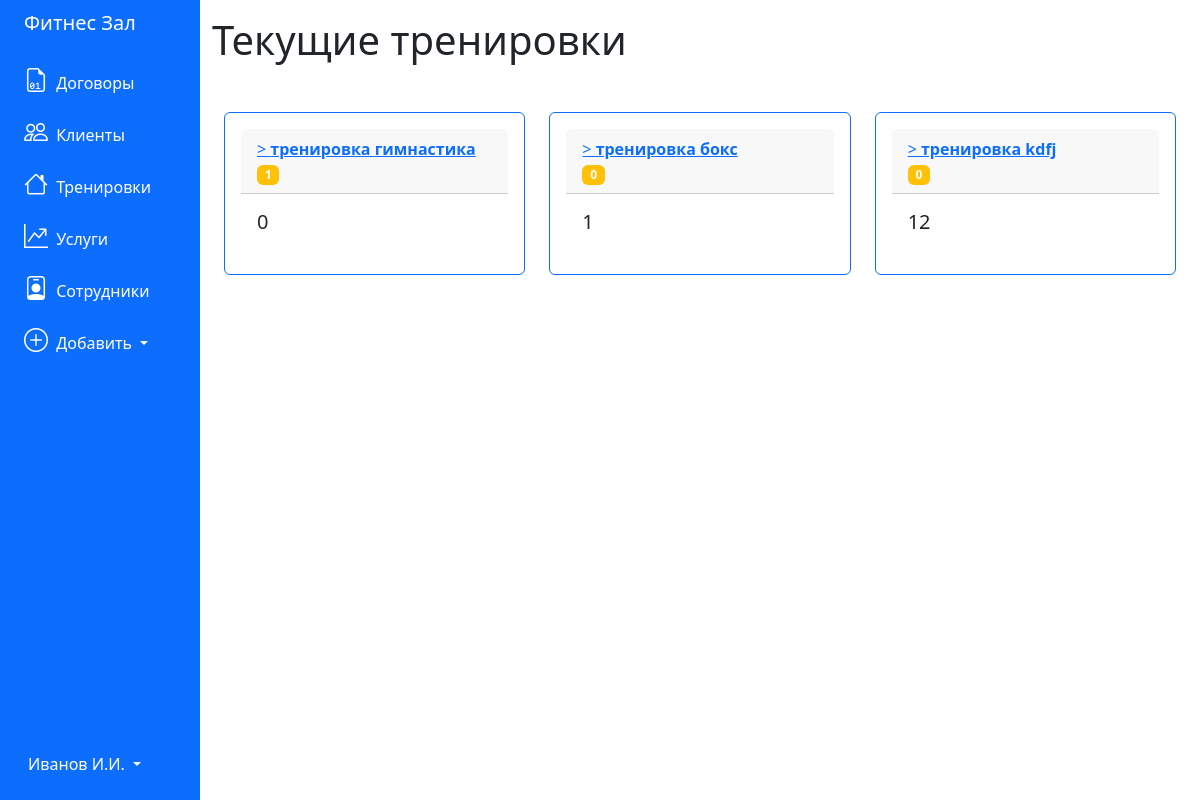
The page /trainings on the database as committed earlier.
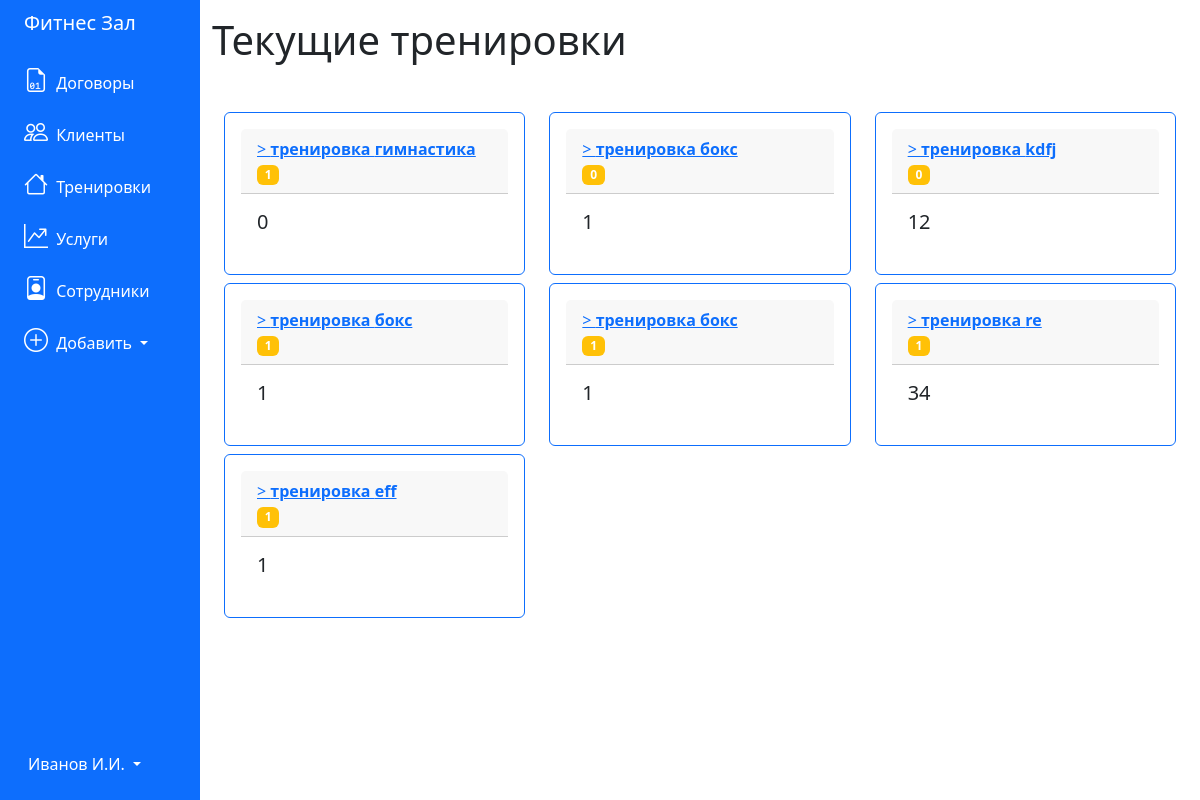
The same page on the database as committed later.
### tables this page shows
CREATE TABLE "trainings" (
	"id_training"	INTEGER,
	"duration"	INTEGER,
	"employee_id"	INTEGER,
	"amount"	INTEGER,
	"description"	TEXT,
	"client_id"	INTEGER,
	PRIMARY KEY("id_training" AUTOINCREMENT)
);

### app.py (the view)
@app.route('/trainings')
def trainings():
    conn = get_db_connection()
    pos = conn.execute("""SELECT * FROM trainings""").fetchall()
    conn.close()
    return render_template('trainings.html', trainings=pos)

### app.py (called while the page is built)
def get_db_connection():
    conn = sqlite3.connect('../pythonProject4/database.db')
    conn.row_factory = sqlite3.Row
    return conn

### templates/trainings.html
{% extends 'base.html' %}
{% block content %}
<h1>{% block title %} Текущие тренировки {% endblock %}</h1>
<div class="container mt-5 mb-3">
    <div class="row">
        {% for training in trainings %}
        <div class="col-md-4">
            <div class="card p-3 mb-2 border-primary">
                <div class="card-header">
                    <a href="{{ url_for('training', training_id=training['id_training']) }}">>
                        <b>тренировка {{ training['description'] }}</b>
                    </a>
                    <br>
                    <span class="badge bg-warning">{{ training['employee_id'] }}</span>
                </div>
                <div class="card-body">
                    <h5 class="card-title">{{ training['duration'] }}
                    </h5>
                </div>
            </div>
        </div>
        {% endfor %}
    </div>
</div>
{% endblock %}

### templates/base.html (shortened to what this page needs)
<!doctype html>
<html lang="en">
<head>
    <link rel="stylesheet" href="https://cdn.jsdelivr.net/npm/bootstrap@5.3.3/dist/css/bootstrap.min.css"
>
    <link rel="stylesheet" href="https://cdn.jsdelivr.net/npm/bootstrap-icons@1.11.3/font/bootstrap-icons.min.css">
</head>
<body>
    <div class="container-fluid">
        <div class="row flex-nowrap">
            <div class="col-auto col-md-3 col-xl-2 px-sm-2 px-0 bg-primary">
                <div class="d-flex flex-column align-items-center align-items-sm-start px-3 pt-2  min-vh-100">
                    <a href="/"
                        class="d-flex align-items-center pb-3 mb-md-0 me-md-auto text-white text-decoration-none">
                        <span class="fs-5 d-none d-sm-inline">Фитнес Зал</span>
                    </a>
                    <ul class="nav nav-pills flex-column mb-sm-auto mb-0 align-items-center align-items-sm-start"
                        id="menu">
                        <li>
                            <a href="/contracts" class="nav-link px-0 align-middle text-white">
                            <i class="fs-4 bi-file-earmark-binary"></i> <span class="ms-1 d-none d-sm-inline">Договоры</span></a>
                        </li>
                        <li>
                            <a href="/clients" class="nav-link px-0 align-middle text-white">
                            <i class="fs-4 bi-people"></i> <span class="ms-1 d-none d-sm-inline">Клиенты</span></a>
                        </li>
                        <li>
                            <a href="/trainings" class="nav-link px-0 align-middle text-white">
                            <i class="fs-4 bi-house"></i> <span class="ms-1 d-none d-sm-inline">Тренировки</span></a>
                        </li>
                        <li>
                            <a href="/reports" class="nav-link px-0 align-middle text-white">
                            <i class="fs-4 bi-graph-up-arrow"></i> <span class="ms-1 d-none d-sm-inline">Услуги</span></a>
                        </li>
                        <li>
                            <a href="/employees" class="nav-link px-0 align-middle text-white">
                            <i class="fs-4 bi-person-badge"></i> <span class="ms-1 d-none d-sm-inline">Сотрудники</span></a>
                        </li>
                        <li class="dropdown pb-4">
                            <a href="#" class="nav-link px-0 align-middle text-white dropdown-toggle"
                                id="dropdownCreate" data-bs-toggle="dropdown" aria-expanded="false">
                                <i class="fs-4 bi-plus-circle"></i> <span class="ms-1 d-none d-sm-inline">Добавить </span>
                            </a>
                        </li>
                    </ul>
                    <div class="dropdown pb-4">
                        <a href="#" class="d-flex align-items-center text-white text-decoration-none dropdown-toggle"
                            id="dropdownUser" data-bs-toggle="dropdown" aria-expanded="false">
                            <span class="d-none d-sm-inline mx-1">Иванов И.И.</span>
                        </a>
                    </div>
                </div>
            </div>
            <div class="col py-3">
                {% block content %} {% endblock %}
            </div>
        </div>
    </div>
</body>

Rows that differ between the two databases and show on the page:
added trainings: description "бокс", employee_id "1", duration "1"
added trainings: description "бокс", employee_id "1", duration "1"
added trainings: description "re", employee_id "1", duration "34"
added trainings: description "eff", employee_id "1", duration "1"
